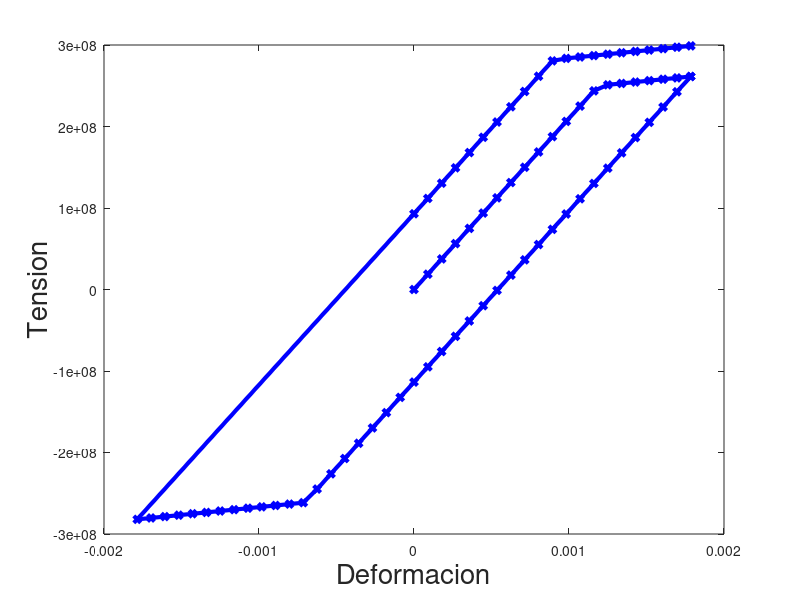

This figure's MATLAB source:
% ----------------------------------------------------------------------
% Example of uniaxial plasticity
% Bar with imposed strain increment
% Return method algorithm with KKT conditions
% ----------------------------------------------------------------------

clear all, close all, clc

% Definitions

% Material parameters
% ------------------------------
E = 210e9 ;
sigmaY = 250e6 ;
K = 21e9 ;

% Material variables
% ------------------------------
eps0 = 0 ;

epsMax = sigmaY / E * 1.5 ;
deltaEps = epsMax / 20 ;

loadEps = (eps0:deltaEps:epsMax)' ;
unloadEps = (epsMax:-deltaEps:-epsMax)' ;
load2Eps = (-epsMax:deltaEps:epsMax)' ;

vecEps = [ loadEps ; unloadEps ; load2Eps ; unloadEps ] ;
vecEps = [ loadEps ; unloadEps ; loadEps ] ;
nTimes = length(vecEps) ;

epsPlHist 	= zeros(nTimes,1) ;
epsElHist 	= zeros(nTimes,1) ;
epsPlaHist 	= zeros(nTimes,1) ;
sigmaHist 	= zeros(nTimes,1) ;

for i = 2:nTimes

%~ deps = vecEps(i) - vecEps(i-1) ;
%~ sigmaE = sigmaHist(i-1) + E*deps ;

sigmaE = E * (vecEps(i) - epsPlHist(i-1)) ;

phi = abs(sigmaE) - ( sigmaY + K * epsPlaHist(i-1) ) ;

	if phi <= 0 	
		sigmaHist(i) 	= sigmaE ;
		epsPlHist(i) 	= epsPlHist(i-1) ;
		epsPlaHist(i) = epsPlaHist(i-1) ;
	else
		deltaGamma = ( abs(sigmaE) - sigmaY - K * epsPlaHist(i-1) ) / (K + E) 
		sigmaHist(i) = sigmaE - E * deltaGamma * sign(sigmaE) ;
		epsPlHist(i) = epsPlHist(i-1) + deltaGamma * sign(sigmaE) ;
		epsPlaHist(i) = epsPlaHist(i-1) + deltaGamma ;
		
	end
end

figure, grid on 

lw = 3 ; ms = 5 ; plotFontSize = 20 ;
 
plot(vecEps, sigmaHist, 'b-x', 'linewidth', lw, 'markersize', ms) 
labx = xlabel('Deformacion'); laby = ylabel('Tension') ;
set(labx, 'fontsize', plotFontSize);
set(laby, 'fontsize', plotFontSize);

print('sigma_eps', '-dpng')









